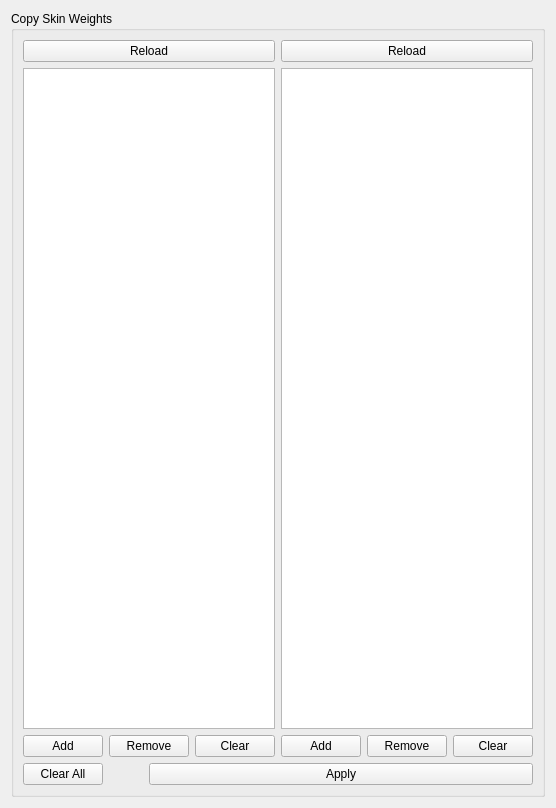
<?xml version="1.0" encoding="UTF-8"?>
<ui version="4.0">
 <class>Form</class>
 <widget class="QWidget" name="Form">
  <property name="geometry">
   <rect>
    <x>0</x>
    <y>0</y>
    <width>528</width>
    <height>808</height>
   </rect>
  </property>
  <property name="windowTitle">
   <string>Form</string>
  </property>
  <layout class="QVBoxLayout" name="verticalLayout_2">
   <item>
    <widget class="QGroupBox" name="groupBox">
     <property name="minimumSize">
      <size>
       <width>0</width>
       <height>0</height>
      </size>
     </property>
     <property name="title">
      <string>Copy Skin Weights</string>
     </property>
     <layout class="QVBoxLayout" name="verticalLayout_4">
      <item>
       <layout class="QHBoxLayout" name="horizontalLayout_3">
        <item>
         <layout class="QVBoxLayout" name="verticalLayout">
          <item>
           <widget class="QPushButton" name="left_reload_pushButton">
            <property name="text">
             <string>Reload</string>
            </property>
           </widget>
          </item>
          <item>
           <widget class="QListWidget" name="left_listWidget"/>
          </item>
          <item>
           <layout class="QHBoxLayout" name="horizontalLayout">
            <item>
             <widget class="QPushButton" name="left_add_pushButton">
              <property name="text">
               <string>Add</string>
              </property>
             </widget>
            </item>
            <item>
             <widget class="QPushButton" name="left_remove_pushButton">
              <property name="text">
               <string>Remove</string>
              </property>
             </widget>
            </item>
            <item>
             <widget class="QPushButton" name="left_clear_pushButton">
              <property name="text">
               <string>Clear</string>
              </property>
             </widget>
            </item>
           </layout>
          </item>
         </layout>
        </item>
        <item>
         <layout class="QVBoxLayout" name="verticalLayout_3">
          <item>
           <widget class="QPushButton" name="right_reload_pushButton">
            <property name="text">
             <string>Reload</string>
            </property>
           </widget>
          </item>
          <item>
           <widget class="QListWidget" name="right_listWidget"/>
          </item>
          <item>
           <layout class="QHBoxLayout" name="horizontalLayout_2">
            <item>
             <widget class="QPushButton" name="right_add_pushButton">
              <property name="text">
               <string>Add</string>
              </property>
             </widget>
            </item>
            <item>
             <widget class="QPushButton" name="right_remove_pushButton">
              <property name="text">
               <string>Remove</string>
              </property>
             </widget>
            </item>
            <item>
             <widget class="QPushButton" name="right_clear_pushButton">
              <property name="text">
               <string>Clear</string>
              </property>
             </widget>
            </item>
           </layout>
          </item>
         </layout>
        </item>
       </layout>
      </item>
      <item>
       <layout class="QHBoxLayout" name="horizontalLayout_4" stretch="0,0,1">
        <item>
         <widget class="QPushButton" name="clearall_pushButton">
          <property name="text">
           <string>Clear All</string>
          </property>
         </widget>
        </item>
        <item>
         <spacer name="horizontalSpacer">
          <property name="orientation">
           <enum>Qt::Horizontal</enum>
          </property>
          <property name="sizeHint" stdset="0">
           <size>
            <width>40</width>
            <height>20</height>
           </size>
          </property>
         </spacer>
        </item>
        <item>
         <widget class="QPushButton" name="apply_pushButton">
          <property name="text">
           <string>Apply</string>
          </property>
         </widget>
        </item>
       </layout>
      </item>
     </layout>
    </widget>
   </item>
  </layout>
 </widget>
 <resources/>
 <connections/>
</ui>
